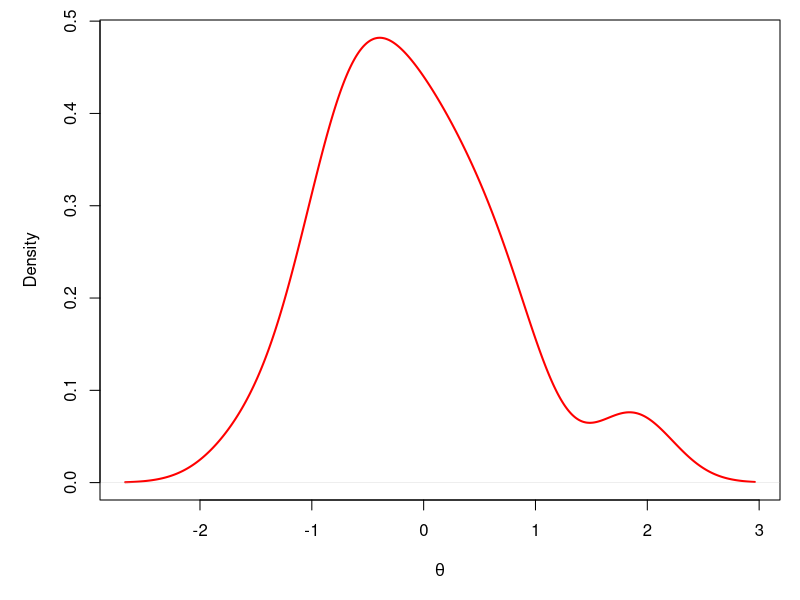
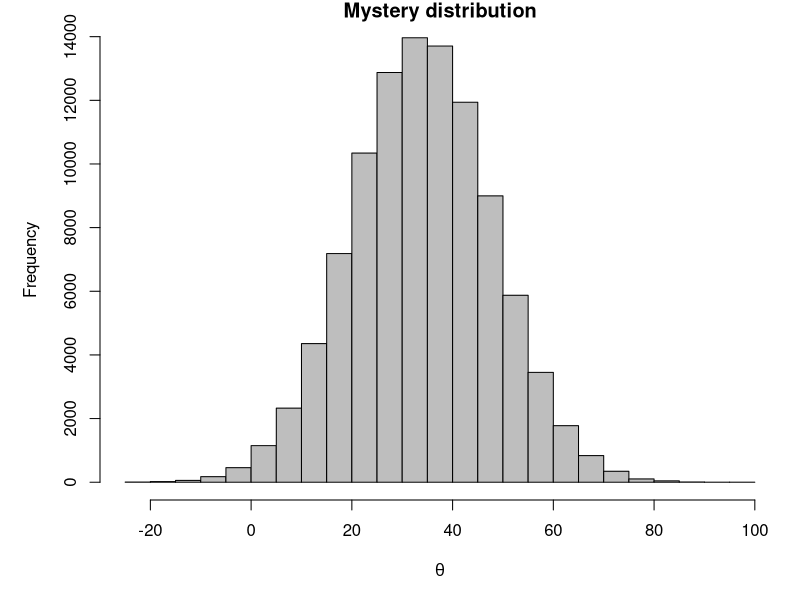
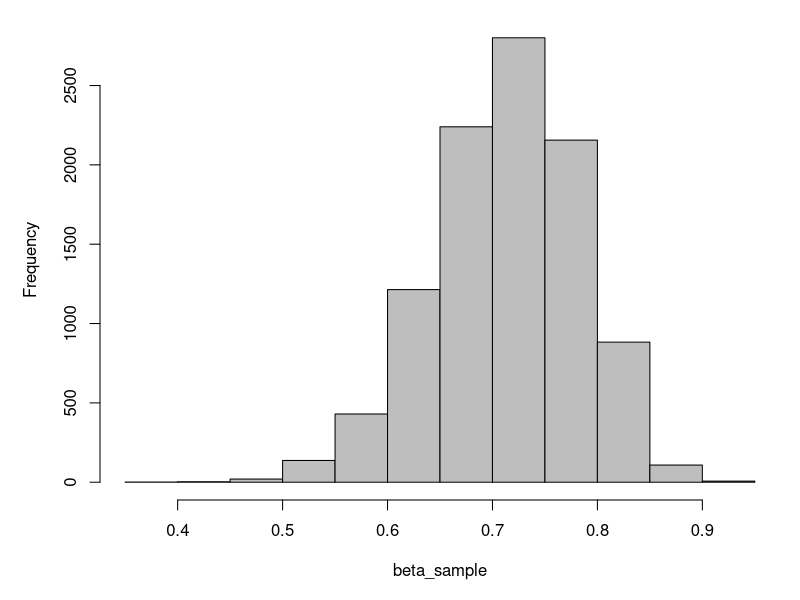

Recreate these plots in R, in order.
## ---- chunk 1

## ---- chunk 2
library(tidyverse)
library(MASS)
## ---- chunk 3
ndata <- rnorm(n = 30, mean = 0, sd = 1)
## ---- chunk 4
par(mar = c(5, 5, 1, 1))
plot(density(ndata),
  main = "",
  xlab = expression(theta),
  col = "red",
  lwd = "2"
)
## ---- chunk 5
hist(rnorm(1e5, mean = 34, sd = 14),
  main = "Mystery distribution",
  xlab = expression(theta),
  col = "gray"
)
## ---- chunk 6
# I'll simulate the data for you
# in another file and you can read
# in the data from a text file like
# this (just make sure it is in
# the correct directory):
dbp <- read.csv("data/dbp.txt")
## ---- chunk 7
# Get a random sample from the beta
beta_sample <- rbeta(n = 1e4, shape1 = 30, shape2 = 12)

# Plot a quick histogram in base graphics
hist(beta_sample, main = "", col = "gray")
## ---- chunk 8
rbinom(n = 10, size = 10, prob = 0.5)
## ---- chunk 9
rpois(n <- 10, lambda = 10)
## ---- chunk 10
counts <- read.csv("data/counts.txt")
## ---- chunk 11
counts2 <- read.csv("data/counts2.txt")
